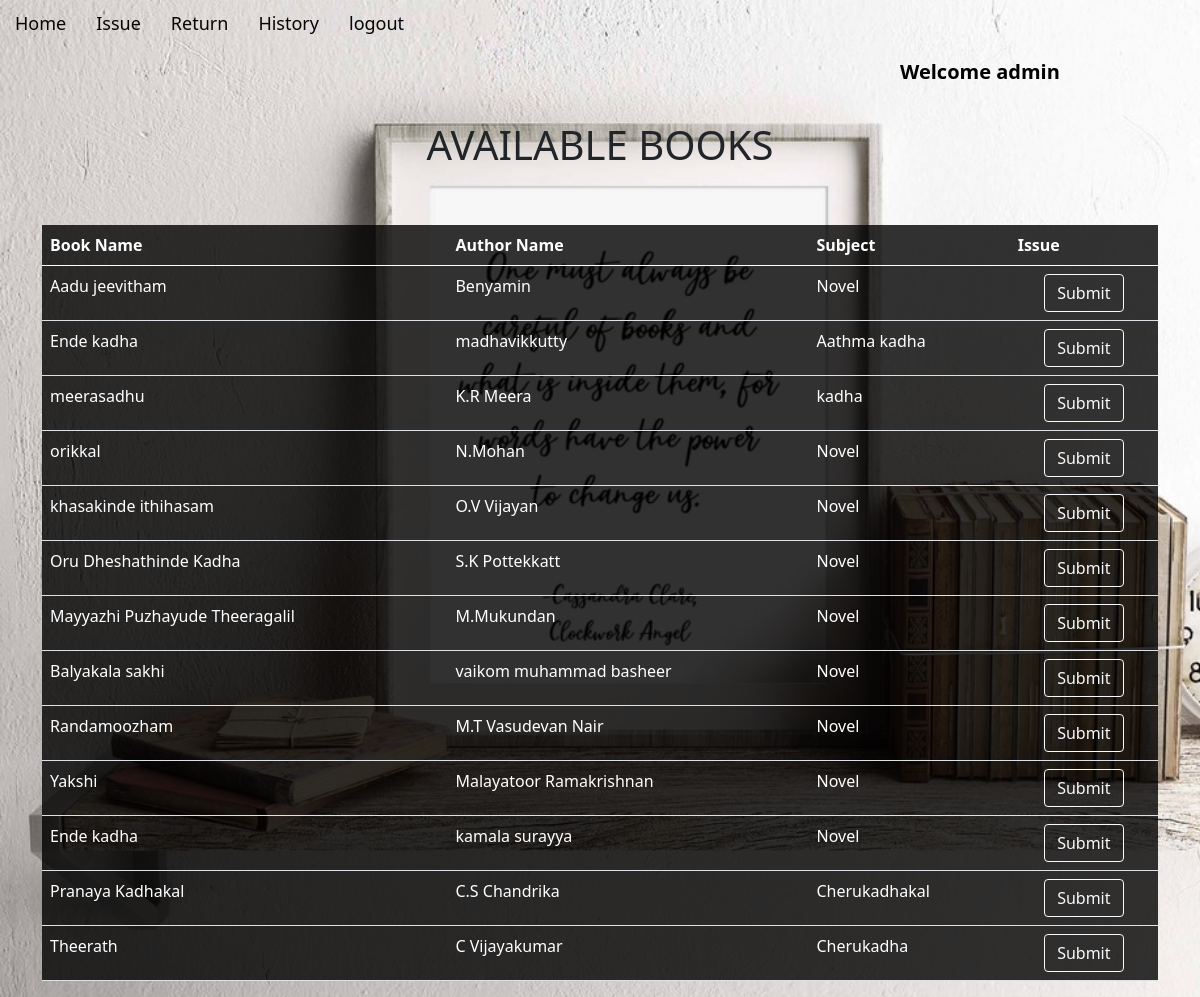
The page /issue/ (signed in) on the database its author committed.
### app/models.py (models this page shows, shortened)
class Book(models.Model):
    book_name = models.CharField(max_length=150)
    author_name = models.CharField(max_length=200)
    quantity = models.IntegerField(default=1)
    subject = models.CharField(max_length=2000)
    book_add_time = models.TimeField(default=timezone.now)
    book_add_date = models.DateField(default=timezone.now)
    class Meta:
        unique_together = ('book_name', 'author_name')

### app/views.py (the view, shortened to what this page needs)
# urls.py: path('issue/',views.issue,name='issue'),
@login_required(login_url='loginn')
def issue(request):
    my_items = IssuedItem.objects.filter(user_id=request.user,return_date__isnull=True).values_list('book_id')
    books = Book.objects.exclude(id__in=my_items).filter(quantity__gt=0)
    return render(request,'issued_item.html',{'books':books})

### app/templates/issued_item.html (shortened to what this page needs)
{% extends 'base.html' %}
{% load static %}
{% block content %}
<br>
<div style="text-align: center;">
    <h1>AVAILABLE BOOKS</h1>
    <br>
</div>
<br>
<div class="container" >
    <table class="table" style="background-color: rgba(0, 0, 0, 0.8); color:white;">
      <thead class="thead-dark">
        <tr>
          <th class="" scope="col">Book Name</th>
          <th class="" scope="col">Author Name</th>
          <th class="" scope="col">Subject</th>
          <th class="" scope="col">Issue</th>
        </tr>
      </thead>
      <tbody id="table_data">
        {% for book in books %}
        <tr>
          <td>{{book.book_name}}</td>
          <td>{{book.author_name}}</td>
          <td>{{book.subject}}</td>
          <td>
            <div style="text-align: center;">
              <form  method="post">
                <input type="submit" class="btn btn-outline-light" >
              </form>
            </div>
          </td>
        </tr>
        {% endfor %}
      </tbody>
    </table>
 </div>
 {% endblock %}

### app/templates/base.html (shortened to what this page needs)
{% load static %}
<!DOCTYPE html>
<html lang="en">
<head>
  <link href="https://cdn.jsdelivr.net/npm/bootstrap@5.0.2/dist/css/bootstrap.min.css" rel="stylesheet"
>
  <link rel="stylesheet" href="{% static 'css/base.css' %}">
</head>
<body>
  <ul class="nav">
    {% if not user.is_authenticated %}
    <li class="nav-item">
      <a class="nav-link" href="{% url 'signUp' %}">signup</a>
    </li>
    <li class="nav-item">
      <a class="nav-link" href="{% url 'loginn' %}">login</a>
    </li>
    {% else %}
    <li class="nav-item">
      <a class="nav-link" href="/">Home</a>
    </li>
    <li class="nav-item">
      <a class="nav-link" href="{% url 'issue' %}">Issue</a>
    </li>
    <li class="nav-item">
      <a class="nav-link" href="{% url 'return' %}">Return</a>
    </li>
    <li class="nav-item">
      <a class="nav-link" href="{% url 'history' %}">History</a>
    </li>
    <li class="nav-item">
      <a class="nav-link " href="{% url 'logout1' %}">logout</a>
    </li>
    <li class="nav justify-content-end">
      {% if user.is_authenticated %}
        <a class="navbar-brand" style="color: rgb(0, 0, 0);  padding: 10px 15px;padding-left: 900px; font-size: 20px;"><b>Welcome {{user}}</b></a>
      {% endif %}
    </li>
    {% endif %}
  </ul>
  {% block content %}{% endblock %}
</body>
</html>

### app/static/css/base.css (style rules this page uses)
body { background-image: url('../images/base1.jpg'); background-size: cover; }
.nav-link { color: rgb(5, 5, 5); font-size: large; text-decoration: none; padding: 10px 15px; border-radius: 5px; transition: background-color 0.3s ease; }

### rows shown on the page
Book: book_name "Aadu jeevitham", author_name "Benyamin", subject "Novel"
Book: book_name "Ende kadha", author_name "madhavikkutty", subject "Aathma kadha"
Book: book_name "meerasadhu", author_name "K.R Meera", subject "kadha"
Book: book_name "orikkal", author_name "N.Mohan", subject "Novel"
Book: book_name "khasakinde ithihasam", author_name "O.V Vijayan", subject "Novel"
Book: book_name "Oru Dheshathinde Kadha", author_name "S.K Pottekkatt", subject "Novel"
Book: book_name "Mayyazhi Puzhayude Theeragalil", author_name "M.Mukundan", subject "Novel"
Book: book_name "Balyakala sakhi", author_name "vaikom muhammad basheer", subject "Novel"
Book: book_name "Randamoozham", author_name "M.T Vasudevan Nair", subject "Novel"
Book: book_name "Yakshi", author_name "Malayatoor Ramakrishnan", subject "Novel"
Book: book_name "Ende kadha", author_name "kamala surayya", subject "Novel"
Book: book_name "Pranaya Kadhakal", author_name "C.S Chandrika", subject "Cherukadhakal"
Book: book_name "Theerath", author_name "C Vijayakumar", subject "Cherukadha"

### other values the page prints
{{ user }} "admin"
